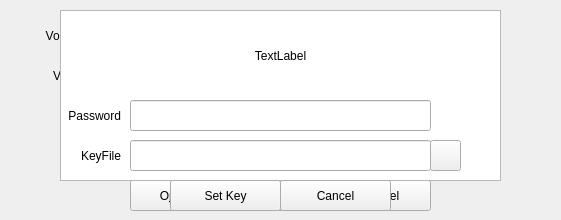
<?xml version="1.0" encoding="UTF-8"?>
<ui version="4.0">
 <class>keyDialog</class>
 <widget class="QDialog" name="keyDialog">
  <property name="geometry">
   <rect>
    <x>0</x>
    <y>0</y>
    <width>561</width>
    <height>220</height>
   </rect>
  </property>
  <property name="acceptDrops">
   <bool>true</bool>
  </property>
  <property name="windowTitle">
   <string/>
  </property>
  <widget class="QPushButton" name="pbOpen">
   <property name="geometry">
    <rect>
     <x>230</x>
     <y>180</y>
     <width>101</width>
     <height>31</height>
    </rect>
   </property>
   <property name="text">
    <string>&amp;Open</string>
   </property>
   <property name="default">
    <bool>true</bool>
   </property>
  </widget>
  <widget class="QPushButton" name="pbCancel">
   <property name="geometry">
    <rect>
     <x>330</x>
     <y>180</y>
     <width>101</width>
     <height>31</height>
    </rect>
   </property>
   <property name="text">
    <string>&amp;Cancel</string>
   </property>
  </widget>
  <widget class="QLabel" name="label">
   <property name="geometry">
    <rect>
     <x>0</x>
     <y>140</y>
     <width>121</width>
     <height>31</height>
    </rect>
   </property>
   <property name="text">
    <string>Key</string>
   </property>
   <property name="alignment">
    <set>Qt::AlignRight|Qt::AlignTrailing|Qt::AlignVCenter</set>
   </property>
   <property name="wordWrap">
    <bool>true</bool>
   </property>
  </widget>
  <widget class="QLineEdit" name="lineEditKey">
   <property name="geometry">
    <rect>
     <x>130</x>
     <y>140</y>
     <width>301</width>
     <height>31</height>
    </rect>
   </property>
  </widget>
  <widget class="QPushButton" name="pbkeyOption">
   <property name="geometry">
    <rect>
     <x>430</x>
     <y>140</y>
     <width>31</width>
     <height>31</height>
    </rect>
   </property>
   <property name="text">
    <string/>
   </property>
  </widget>
  <widget class="QLabel" name="label_2">
   <property name="geometry">
    <rect>
     <x>0</x>
     <y>20</y>
     <width>121</width>
     <height>31</height>
    </rect>
   </property>
   <property name="text">
    <string>Volume Name</string>
   </property>
   <property name="alignment">
    <set>Qt::AlignRight|Qt::AlignTrailing|Qt::AlignVCenter</set>
   </property>
   <property name="wordWrap">
    <bool>true</bool>
   </property>
  </widget>
  <widget class="QPushButton" name="pbOpenFolderPath">
   <property name="geometry">
    <rect>
     <x>430</x>
     <y>60</y>
     <width>31</width>
     <height>31</height>
    </rect>
   </property>
   <property name="text">
    <string/>
   </property>
  </widget>
  <widget class="QLineEdit" name="lineEditMountPoint">
   <property name="geometry">
    <rect>
     <x>130</x>
     <y>20</y>
     <width>301</width>
     <height>31</height>
    </rect>
   </property>
  </widget>
  <widget class="QCheckBox" name="checkBoxOpenReadOnly">
   <property name="geometry">
    <rect>
     <x>130</x>
     <y>60</y>
     <width>301</width>
     <height>31</height>
    </rect>
   </property>
   <property name="text">
    <string>Mount In &amp;Read Only Mode</string>
   </property>
  </widget>
  <widget class="QPushButton" name="pbOptions">
   <property name="geometry">
    <rect>
     <x>130</x>
     <y>180</y>
     <width>101</width>
     <height>31</height>
    </rect>
   </property>
   <property name="text">
    <string>O&amp;ptions</string>
   </property>
  </widget>
  <widget class="QComboBox" name="cbKeyType">
   <property name="geometry">
    <rect>
     <x>130</x>
     <y>100</y>
     <width>301</width>
     <height>31</height>
    </rect>
   </property>
  </widget>
  <widget class="QLineEdit" name="lineEditFolderPath">
   <property name="geometry">
    <rect>
     <x>130</x>
     <y>60</y>
     <width>301</width>
     <height>31</height>
    </rect>
   </property>
  </widget>
  <widget class="QLabel" name="label_3">
   <property name="geometry">
    <rect>
     <x>0</x>
     <y>60</y>
     <width>121</width>
     <height>31</height>
    </rect>
   </property>
   <property name="text">
    <string>Volume Path</string>
   </property>
   <property name="alignment">
    <set>Qt::AlignRight|Qt::AlignTrailing|Qt::AlignVCenter</set>
   </property>
   <property name="wordWrap">
    <bool>true</bool>
   </property>
  </widget>
  <widget class="QPushButton" name="pbMountPoint">
   <property name="geometry">
    <rect>
     <x>430</x>
     <y>20</y>
     <width>31</width>
     <height>31</height>
    </rect>
   </property>
   <property name="text">
    <string/>
   </property>
  </widget>
  <widget class="QPushButton" name="pbOK">
   <property name="geometry">
    <rect>
     <x>230</x>
     <y>180</y>
     <width>101</width>
     <height>31</height>
    </rect>
   </property>
   <property name="text">
    <string>&amp;OK</string>
   </property>
  </widget>
  <widget class="QCheckBox" name="checkBoxVisibleKey">
   <property name="geometry">
    <rect>
     <x>430</x>
     <y>140</y>
     <width>31</width>
     <height>31</height>
    </rect>
   </property>
   <property name="text">
    <string/>
   </property>
  </widget>
  <widget class="QLabel" name="labelMsg">
   <property name="geometry">
    <rect>
     <x>60</x>
     <y>10</y>
     <width>441</width>
     <height>171</height>
    </rect>
   </property>
   <property name="text">
    <string/>
   </property>
   <property name="textFormat">
    <enum>Qt::PlainText</enum>
   </property>
   <property name="scaledContents">
    <bool>false</bool>
   </property>
   <property name="alignment">
    <set>Qt::AlignCenter</set>
   </property>
   <property name="wordWrap">
    <bool>true</bool>
   </property>
  </widget>
  <widget class="QTextEdit" name="textEdit">
   <property name="geometry">
    <rect>
     <x>60</x>
     <y>10</y>
     <width>441</width>
     <height>171</height>
    </rect>
   </property>
   <property name="frameShadow">
    <enum>QFrame::Sunken</enum>
   </property>
   <property name="lineWidth">
    <number>1</number>
   </property>
   <property name="readOnly">
    <bool>true</bool>
   </property>
  </widget>
  <widget class="QPushButton" name="pbSetKey">
   <property name="geometry">
    <rect>
     <x>170</x>
     <y>180</y>
     <width>111</width>
     <height>31</height>
    </rect>
   </property>
   <property name="text">
    <string>Set Key</string>
   </property>
  </widget>
  <widget class="QPushButton" name="pbSetKeyCancel">
   <property name="geometry">
    <rect>
     <x>280</x>
     <y>180</y>
     <width>111</width>
     <height>31</height>
    </rect>
   </property>
   <property name="text">
    <string>Cancel</string>
   </property>
  </widget>
  <widget class="QLineEdit" name="lineEditSetKeyKeyFile">
   <property name="geometry">
    <rect>
     <x>130</x>
     <y>140</y>
     <width>301</width>
     <height>31</height>
    </rect>
   </property>
  </widget>
  <widget class="QLineEdit" name="lineEditSetKeyPassword">
   <property name="geometry">
    <rect>
     <x>130</x>
     <y>100</y>
     <width>301</width>
     <height>31</height>
    </rect>
   </property>
   <property name="echoMode">
    <enum>QLineEdit::Password</enum>
   </property>
  </widget>
  <widget class="QLabel" name="labelSetKeyKeyFile">
   <property name="geometry">
    <rect>
     <x>10</x>
     <y>140</y>
     <width>111</width>
     <height>31</height>
    </rect>
   </property>
   <property name="text">
    <string>KeyFile</string>
   </property>
   <property name="alignment">
    <set>Qt::AlignRight|Qt::AlignTrailing|Qt::AlignVCenter</set>
   </property>
   <property name="wordWrap">
    <bool>true</bool>
   </property>
  </widget>
  <widget class="QLabel" name="labelSetKeyPassword">
   <property name="geometry">
    <rect>
     <x>10</x>
     <y>100</y>
     <width>111</width>
     <height>31</height>
    </rect>
   </property>
   <property name="text">
    <string>Password</string>
   </property>
   <property name="alignment">
    <set>Qt::AlignRight|Qt::AlignTrailing|Qt::AlignVCenter</set>
   </property>
  </widget>
  <widget class="QPushButton" name="pbSetKeyKeyFile">
   <property name="geometry">
    <rect>
     <x>430</x>
     <y>140</y>
     <width>31</width>
     <height>31</height>
    </rect>
   </property>
   <property name="text">
    <string/>
   </property>
  </widget>
  <widget class="QLabel" name="labelSetKey">
   <property name="geometry">
    <rect>
     <x>60</x>
     <y>10</y>
     <width>441</width>
     <height>91</height>
    </rect>
   </property>
   <property name="text">
    <string>TextLabel</string>
   </property>
   <property name="alignment">
    <set>Qt::AlignCenter</set>
   </property>
   <property name="wordWrap">
    <bool>true</bool>
   </property>
  </widget>
 </widget>
 <tabstops>
  <tabstop>lineEditKey</tabstop>
  <tabstop>lineEditMountPoint</tabstop>
  <tabstop>pbOpenFolderPath</tabstop>
  <tabstop>cbKeyType</tabstop>
  <tabstop>pbkeyOption</tabstop>
  <tabstop>checkBoxOpenReadOnly</tabstop>
  <tabstop>pbOptions</tabstop>
  <tabstop>pbOpen</tabstop>
  <tabstop>pbCancel</tabstop>
 </tabstops>
 <resources/>
 <connections/>
</ui>
